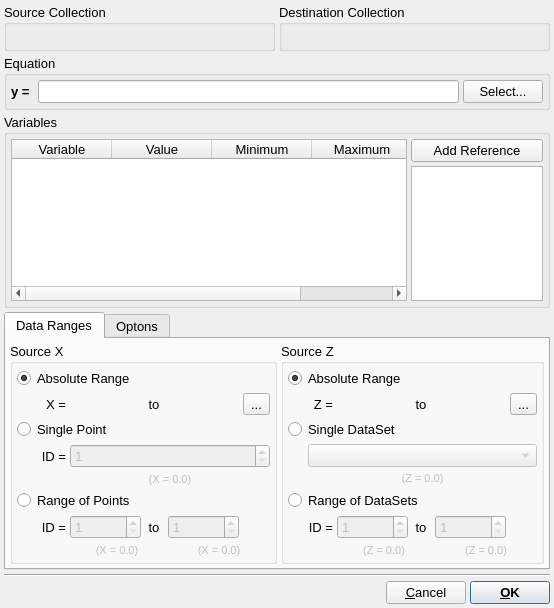
<?xml version="1.0" encoding="UTF-8"?>
<ui version="4.0">
 <class>FitSetupDialog</class>
 <widget class="QDialog" name="FitSetupDialog">
  <property name="geometry">
   <rect>
    <x>0</x>
    <y>0</y>
    <width>524</width>
    <height>608</height>
   </rect>
  </property>
  <property name="font">
   <font>
    <pointsize>10</pointsize>
   </font>
  </property>
  <property name="windowTitle">
   <string>Fit Setup</string>
  </property>
  <property name="windowIcon">
   <iconset resource="icons.qrc">
    <normaloff>:/uchroma/icons/windows_fit.svg</normaloff>:/uchroma/icons/windows_fit.svg</iconset>
  </property>
  <layout class="QVBoxLayout" name="verticalLayout_7">
   <property name="spacing">
    <number>4</number>
   </property>
   <property name="margin">
    <number>4</number>
   </property>
   <item>
    <layout class="QHBoxLayout" name="horizontalLayout_7">
     <item>
      <widget class="QGroupBox" name="SourceGroup">
       <property name="sizePolicy">
        <sizepolicy hsizetype="Expanding" vsizetype="Preferred">
         <horstretch>0</horstretch>
         <verstretch>0</verstretch>
        </sizepolicy>
       </property>
       <property name="title">
        <string>Source Collection</string>
       </property>
       <layout class="QHBoxLayout" name="horizontalLayout_3">
        <property name="spacing">
         <number>4</number>
        </property>
        <property name="margin">
         <number>4</number>
        </property>
        <item>
         <widget class="QLabel" name="SourceCollectionLabel">
          <property name="enabled">
           <bool>false</bool>
          </property>
          <property name="text">
           <string>&lt;None&gt;</string>
          </property>
         </widget>
        </item>
       </layout>
      </widget>
     </item>
     <item>
      <widget class="QGroupBox" name="DestinationGroup">
       <property name="sizePolicy">
        <sizepolicy hsizetype="Expanding" vsizetype="Preferred">
         <horstretch>0</horstretch>
         <verstretch>0</verstretch>
        </sizepolicy>
       </property>
       <property name="title">
        <string>Destination Collection</string>
       </property>
       <layout class="QHBoxLayout" name="horizontalLayout_6">
        <property name="spacing">
         <number>4</number>
        </property>
        <property name="margin">
         <number>4</number>
        </property>
        <item>
         <widget class="QLabel" name="DestinationCollectionLabel">
          <property name="enabled">
           <bool>false</bool>
          </property>
          <property name="text">
           <string>&lt;None&gt;</string>
          </property>
         </widget>
        </item>
       </layout>
      </widget>
     </item>
    </layout>
   </item>
   <item>
    <widget class="QGroupBox" name="EquationGroup">
     <property name="sizePolicy">
      <sizepolicy hsizetype="Expanding" vsizetype="Minimum">
       <horstretch>0</horstretch>
       <verstretch>0</verstretch>
      </sizepolicy>
     </property>
     <property name="title">
      <string>Equation</string>
     </property>
     <layout class="QVBoxLayout" name="verticalLayout_13">
      <property name="spacing">
       <number>4</number>
      </property>
      <property name="margin">
       <number>4</number>
      </property>
      <item>
       <layout class="QHBoxLayout" name="horizontalLayout_15">
        <item>
         <widget class="QLabel" name="label2">
          <property name="sizePolicy">
           <sizepolicy hsizetype="Minimum" vsizetype="Preferred">
            <horstretch>0</horstretch>
            <verstretch>0</verstretch>
           </sizepolicy>
          </property>
          <property name="font">
           <font>
            <weight>75</weight>
            <bold>true</bold>
           </font>
          </property>
          <property name="text">
           <string>y = </string>
          </property>
         </widget>
        </item>
        <item>
         <widget class="QLineEdit" name="EquationEdit">
          <property name="sizePolicy">
           <sizepolicy hsizetype="Expanding" vsizetype="Fixed">
            <horstretch>1</horstretch>
            <verstretch>0</verstretch>
           </sizepolicy>
          </property>
         </widget>
        </item>
        <item>
         <widget class="QPushButton" name="SelectEquationButton">
          <property name="enabled">
           <bool>true</bool>
          </property>
          <property name="sizePolicy">
           <sizepolicy hsizetype="Expanding" vsizetype="Fixed">
            <horstretch>0</horstretch>
            <verstretch>0</verstretch>
           </sizepolicy>
          </property>
          <property name="maximumSize">
           <size>
            <width>128</width>
            <height>31</height>
           </size>
          </property>
          <property name="cursor">
           <cursorShape>ArrowCursor</cursorShape>
          </property>
          <property name="toolTip">
           <string>Add surface slices from XY datafiles</string>
          </property>
          <property name="text">
           <string>Select...</string>
          </property>
         </widget>
        </item>
       </layout>
      </item>
     </layout>
    </widget>
   </item>
   <item>
    <widget class="QGroupBox" name="VariablesGroup">
     <property name="sizePolicy">
      <sizepolicy hsizetype="Expanding" vsizetype="Expanding">
       <horstretch>1</horstretch>
       <verstretch>0</verstretch>
      </sizepolicy>
     </property>
     <property name="title">
      <string>Variables</string>
     </property>
     <layout class="QHBoxLayout" name="horizontalLayout_8">
      <property name="spacing">
       <number>4</number>
      </property>
      <property name="margin">
       <number>4</number>
      </property>
      <item>
       <widget class="QTableWidget" name="VariablesTable">
        <property name="sizePolicy">
         <sizepolicy hsizetype="Expanding" vsizetype="Expanding">
          <horstretch>3</horstretch>
          <verstretch>0</verstretch>
         </sizepolicy>
        </property>
        <column>
         <property name="text">
          <string>Variable</string>
         </property>
        </column>
        <column>
         <property name="text">
          <string>Value</string>
         </property>
        </column>
        <column>
         <property name="text">
          <string>Minimum</string>
         </property>
        </column>
        <column>
         <property name="text">
          <string>Maximum</string>
         </property>
        </column>
       </widget>
      </item>
      <item>
       <widget class="QWidget" name="widget" native="true">
        <property name="sizePolicy">
         <sizepolicy hsizetype="Expanding" vsizetype="Expanding">
          <horstretch>1</horstretch>
          <verstretch>0</verstretch>
         </sizepolicy>
        </property>
        <layout class="QVBoxLayout" name="verticalLayout_6">
         <property name="spacing">
          <number>4</number>
         </property>
         <property name="margin">
          <number>0</number>
         </property>
         <item>
          <widget class="QPushButton" name="VariableAddReferenceButton">
           <property name="sizePolicy">
            <sizepolicy hsizetype="Expanding" vsizetype="Fixed">
             <horstretch>1</horstretch>
             <verstretch>0</verstretch>
            </sizepolicy>
           </property>
           <property name="text">
            <string>Add Reference</string>
           </property>
          </widget>
         </item>
         <item>
          <widget class="QListWidget" name="VariableReferenceList">
           <property name="sizePolicy">
            <sizepolicy hsizetype="Expanding" vsizetype="Expanding">
             <horstretch>1</horstretch>
             <verstretch>0</verstretch>
            </sizepolicy>
           </property>
          </widget>
         </item>
        </layout>
       </widget>
      </item>
     </layout>
    </widget>
   </item>
   <item>
    <widget class="QTabWidget" name="MainTabs">
     <property name="currentIndex">
      <number>0</number>
     </property>
     <widget class="QWidget" name="DataRangesTab">
      <attribute name="title">
       <string>Data Ranges</string>
      </attribute>
      <layout class="QHBoxLayout" name="horizontalLayout_4">
       <property name="spacing">
        <number>4</number>
       </property>
       <property name="margin">
        <number>4</number>
       </property>
       <item>
        <widget class="QGroupBox" name="XGroup">
         <property name="title">
          <string>Source X</string>
         </property>
         <layout class="QVBoxLayout" name="verticalLayout_2">
          <property name="spacing">
           <number>4</number>
          </property>
          <property name="margin">
           <number>4</number>
          </property>
          <item>
           <layout class="QGridLayout" name="gridLayout_9">
            <item row="7" column="4" colspan="2">
             <widget class="QLabel" name="XPointMinLabel">
              <property name="enabled">
               <bool>false</bool>
              </property>
              <property name="font">
               <font>
                <pointsize>8</pointsize>
               </font>
              </property>
              <property name="text">
               <string>(X = 0.0)</string>
              </property>
              <property name="alignment">
               <set>Qt::AlignCenter</set>
              </property>
             </widget>
            </item>
            <item row="6" column="6">
             <widget class="QSpinBox" name="XPointMaxSpin">
              <property name="enabled">
               <bool>false</bool>
              </property>
              <property name="sizePolicy">
               <sizepolicy hsizetype="Expanding" vsizetype="Fixed">
                <horstretch>0</horstretch>
                <verstretch>0</verstretch>
               </sizepolicy>
              </property>
              <property name="minimum">
               <number>1</number>
              </property>
              <property name="maximum">
               <number>1000000</number>
              </property>
             </widget>
            </item>
            <item row="1" column="6">
             <widget class="TExponentialSpin" name="XAbsoluteMaxSpin" native="true">
              <property name="sizePolicy">
               <sizepolicy hsizetype="Expanding" vsizetype="Preferred">
                <horstretch>0</horstretch>
                <verstretch>0</verstretch>
               </sizepolicy>
              </property>
             </widget>
            </item>
            <item row="5" column="1" colspan="7">
             <widget class="QRadioButton" name="XSourcePointRangeRadio">
              <property name="text">
               <string>Range of Points</string>
              </property>
             </widget>
            </item>
            <item row="1" column="3">
             <widget class="QLabel" name="label_31">
              <property name="text">
               <string>X =</string>
              </property>
              <property name="alignment">
               <set>Qt::AlignRight|Qt::AlignTrailing|Qt::AlignVCenter</set>
              </property>
             </widget>
            </item>
            <item row="1" column="5">
             <widget class="QLabel" name="label9_4">
              <property name="sizePolicy">
               <sizepolicy hsizetype="Minimum" vsizetype="Preferred">
                <horstretch>0</horstretch>
                <verstretch>0</verstretch>
               </sizepolicy>
              </property>
              <property name="text">
               <string> to </string>
              </property>
             </widget>
            </item>
            <item row="6" column="3">
             <widget class="QLabel" name="label_35">
              <property name="text">
               <string>ID =</string>
              </property>
              <property name="alignment">
               <set>Qt::AlignRight|Qt::AlignTrailing|Qt::AlignVCenter</set>
              </property>
             </widget>
            </item>
            <item row="6" column="5">
             <widget class="QLabel" name="label9_3">
              <property name="sizePolicy">
               <sizepolicy hsizetype="Minimum" vsizetype="Preferred">
                <horstretch>0</horstretch>
                <verstretch>0</verstretch>
               </sizepolicy>
              </property>
              <property name="text">
               <string> to </string>
              </property>
             </widget>
            </item>
            <item row="1" column="4">
             <widget class="TExponentialSpin" name="XAbsoluteMinSpin" native="true">
              <property name="sizePolicy">
               <sizepolicy hsizetype="Expanding" vsizetype="Preferred">
                <horstretch>0</horstretch>
                <verstretch>0</verstretch>
               </sizepolicy>
              </property>
             </widget>
            </item>
            <item row="1" column="7">
             <widget class="QToolButton" name="XAbsoluteSelectButton">
              <property name="maximumSize">
               <size>
                <width>28</width>
                <height>28</height>
               </size>
              </property>
              <property name="text">
               <string>...</string>
              </property>
              <property name="icon">
               <iconset resource="icons.qrc">
                <normaloff>:/uchroma/icons/info_interaction.svg</normaloff>:/uchroma/icons/info_interaction.svg</iconset>
              </property>
              <property name="iconSize">
               <size>
                <width>20</width>
                <height>20</height>
               </size>
              </property>
             </widget>
            </item>
            <item row="3" column="4" colspan="4">
             <widget class="QSpinBox" name="XPointSingleSpin">
              <property name="enabled">
               <bool>false</bool>
              </property>
              <property name="sizePolicy">
               <sizepolicy hsizetype="Expanding" vsizetype="Fixed">
                <horstretch>0</horstretch>
                <verstretch>0</verstretch>
               </sizepolicy>
              </property>
              <property name="minimum">
               <number>1</number>
              </property>
              <property name="maximum">
               <number>100000</number>
              </property>
             </widget>
            </item>
            <item row="4" column="4" colspan="4">
             <widget class="QLabel" name="XPointSingleLabel">
              <property name="enabled">
               <bool>false</bool>
              </property>
              <property name="font">
               <font>
                <pointsize>8</pointsize>
               </font>
              </property>
              <property name="text">
               <string>(X = 0.0)</string>
              </property>
              <property name="alignment">
               <set>Qt::AlignCenter</set>
              </property>
             </widget>
            </item>
            <item row="1" column="2">
             <spacer name="horizontalSpacer_4">
              <property name="orientation">
               <enum>Qt::Horizontal</enum>
              </property>
              <property name="sizeType">
               <enum>QSizePolicy::Fixed</enum>
              </property>
              <property name="sizeHint" stdset="0">
               <size>
                <width>16</width>
                <height>20</height>
               </size>
              </property>
             </spacer>
            </item>
            <item row="6" column="4">
             <widget class="QSpinBox" name="XPointMinSpin">
              <property name="enabled">
               <bool>false</bool>
              </property>
              <property name="sizePolicy">
               <sizepolicy hsizetype="Expanding" vsizetype="Fixed">
                <horstretch>0</horstretch>
                <verstretch>0</verstretch>
               </sizepolicy>
              </property>
              <property name="minimum">
               <number>1</number>
              </property>
              <property name="maximum">
               <number>100000</number>
              </property>
             </widget>
            </item>
            <item row="0" column="1" colspan="7">
             <widget class="QRadioButton" name="XSourceAbsoluteRadio">
              <property name="text">
               <string>Absolute Range</string>
              </property>
              <property name="checked">
               <bool>true</bool>
              </property>
             </widget>
            </item>
            <item row="2" column="1" colspan="7">
             <widget class="QRadioButton" name="XSourceSinglePointRadio">
              <property name="text">
               <string>Single Point</string>
              </property>
             </widget>
            </item>
            <item row="3" column="3">
             <widget class="QLabel" name="label_36">
              <property name="text">
               <string>ID =</string>
              </property>
              <property name="alignment">
               <set>Qt::AlignRight|Qt::AlignTrailing|Qt::AlignVCenter</set>
              </property>
             </widget>
            </item>
            <item row="7" column="6" colspan="2">
             <widget class="QLabel" name="XPointMaxLabel">
              <property name="enabled">
               <bool>false</bool>
              </property>
              <property name="font">
               <font>
                <pointsize>8</pointsize>
               </font>
              </property>
              <property name="text">
               <string>(X = 0.0)</string>
              </property>
              <property name="alignment">
               <set>Qt::AlignCenter</set>
              </property>
             </widget>
            </item>
           </layout>
          </item>
         </layout>
        </widget>
       </item>
       <item>
        <widget class="QGroupBox" name="ZGroup">
         <property name="title">
          <string>Source Z</string>
         </property>
         <layout class="QVBoxLayout" name="verticalLayout_3">
          <property name="spacing">
           <number>4</number>
          </property>
          <property name="margin">
           <number>4</number>
          </property>
          <item>
           <layout class="QGridLayout" name="gridLayout_8">
            <item row="1" column="1">
             <widget class="QLabel" name="label_30">
              <property name="text">
               <string>Z =</string>
              </property>
              <property name="alignment">
               <set>Qt::AlignRight|Qt::AlignTrailing|Qt::AlignVCenter</set>
              </property>
             </widget>
            </item>
            <item row="2" column="0" colspan="6">
             <widget class="QRadioButton" name="ZSourceSingleDataSetRadio">
              <property name="text">
               <string>Single DataSet</string>
              </property>
             </widget>
            </item>
            <item row="6" column="2">
             <widget class="QSpinBox" name="ZDataSetMinSpin">
              <property name="enabled">
               <bool>false</bool>
              </property>
              <property name="sizePolicy">
               <sizepolicy hsizetype="Expanding" vsizetype="Fixed">
                <horstretch>0</horstretch>
                <verstretch>0</verstretch>
               </sizepolicy>
              </property>
              <property name="minimum">
               <number>1</number>
              </property>
              <property name="maximum">
               <number>100000</number>
              </property>
             </widget>
            </item>
            <item row="6" column="3">
             <widget class="QLabel" name="label9_2">
              <property name="sizePolicy">
               <sizepolicy hsizetype="Minimum" vsizetype="Preferred">
                <horstretch>0</horstretch>
                <verstretch>0</verstretch>
               </sizepolicy>
              </property>
              <property name="text">
               <string> to </string>
              </property>
             </widget>
            </item>
            <item row="1" column="4">
             <widget class="TExponentialSpin" name="ZAbsoluteMaxSpin" native="true">
              <property name="sizePolicy">
               <sizepolicy hsizetype="Expanding" vsizetype="Preferred">
                <horstretch>0</horstretch>
                <verstretch>0</verstretch>
               </sizepolicy>
              </property>
             </widget>
            </item>
            <item row="0" column="0" colspan="6">
             <widget class="QRadioButton" name="ZSourceAbsoluteRadio">
              <property name="text">
               <string>Absolute Range</string>
              </property>
              <property name="checked">
               <bool>true</bool>
              </property>
             </widget>
            </item>
            <item row="1" column="2">
             <widget class="TExponentialSpin" name="ZAbsoluteMinSpin" native="true">
              <property name="sizePolicy">
               <sizepolicy hsizetype="Expanding" vsizetype="Preferred">
                <horstretch>0</horstretch>
                <verstretch>0</verstretch>
               </sizepolicy>
              </property>
             </widget>
            </item>
            <item row="6" column="1">
             <widget class="QLabel" name="label_34">
              <property name="text">
               <string>ID =</string>
              </property>
              <property name="alignment">
               <set>Qt::AlignRight|Qt::AlignTrailing|Qt::AlignVCenter</set>
              </property>
             </widget>
            </item>
            <item row="1" column="3">
             <widget class="QLabel" name="label9">
              <property name="sizePolicy">
               <sizepolicy hsizetype="Minimum" vsizetype="Preferred">
                <horstretch>0</horstretch>
                <verstretch>0</verstretch>
               </sizepolicy>
              </property>
              <property name="text">
               <string> to </string>
              </property>
             </widget>
            </item>
            <item row="1" column="0">
             <spacer name="horizontalSpacer_5">
              <property name="orientation">
               <enum>Qt::Horizontal</enum>
              </property>
              <property name="sizeType">
               <enum>QSizePolicy::Fixed</enum>
              </property>
              <property name="sizeHint" stdset="0">
               <size>
                <width>16</width>
                <height>20</height>
               </size>
              </property>
             </spacer>
            </item>
            <item row="4" column="1" colspan="5">
             <widget class="QLabel" name="ZDataSetSingleLabel">
              <property name="enabled">
               <bool>false</bool>
              </property>
              <property name="font">
               <font>
                <pointsize>8</pointsize>
               </font>
              </property>
              <property name="text">
               <string>(Z = 0.0)</string>
              </property>
              <property name="alignment">
               <set>Qt::AlignCenter</set>
              </property>
             </widget>
            </item>
            <item row="3" column="1" colspan="5">
             <widget class="QComboBox" name="ZDataSetCombo">
              <property name="enabled">
               <bool>false</bool>
              </property>
             </widget>
            </item>
            <item row="5" column="0" colspan="6">
             <widget class="QRadioButton" name="ZSourceDataSetRangeRadio">
              <property name="text">
               <string>Range of DataSets</string>
              </property>
             </widget>
            </item>
            <item row="1" column="5">
             <widget class="QToolButton" name="ZAbsoluteSelectButton">
              <property name="maximumSize">
               <size>
                <width>28</width>
                <height>28</height>
               </size>
              </property>
              <property name="text">
               <string>...</string>
              </property>
              <property name="icon">
               <iconset resource="icons.qrc">
                <normaloff>:/uchroma/icons/info_interaction.svg</normaloff>:/uchroma/icons/info_interaction.svg</iconset>
              </property>
              <property name="iconSize">
               <size>
                <width>20</width>
                <height>20</height>
               </size>
              </property>
             </widget>
            </item>
            <item row="6" column="4">
             <widget class="QSpinBox" name="ZDataSetMaxSpin">
              <property name="enabled">
               <bool>false</bool>
              </property>
              <property name="sizePolicy">
               <sizepolicy hsizetype="Expanding" vsizetype="Fixed">
                <horstretch>0</horstretch>
                <verstretch>0</verstretch>
               </sizepolicy>
              </property>
              <property name="minimum">
               <number>1</number>
              </property>
              <property name="maximum">
               <number>1000000</number>
              </property>
             </widget>
            </item>
            <item row="7" column="2" colspan="2">
             <widget class="QLabel" name="ZDataSetMinLabel">
              <property name="enabled">
               <bool>false</bool>
              </property>
              <property name="font">
               <font>
                <pointsize>8</pointsize>
               </font>
              </property>
              <property name="text">
               <string>(Z = 0.0)</string>
              </property>
              <property name="alignment">
               <set>Qt::AlignCenter</set>
              </property>
             </widget>
            </item>
            <item row="7" column="4" colspan="2">
             <widget class="QLabel" name="ZDataSetMaxLabel">
              <property name="enabled">
               <bool>false</bool>
              </property>
              <property name="font">
               <font>
                <pointsize>8</pointsize>
               </font>
              </property>
              <property name="text">
               <string>(Z = 0.0)</string>
              </property>
              <property name="alignment">
               <set>Qt::AlignCenter</set>
              </property>
             </widget>
            </item>
           </layout>
          </item>
         </layout>
        </widget>
       </item>
      </layout>
     </widget>
     <widget class="QWidget" name="OptionsTab">
      <attribute name="title">
       <string>Optons</string>
      </attribute>
      <layout class="QVBoxLayout" name="verticalLayout_5">
       <property name="spacing">
        <number>4</number>
       </property>
       <property name="margin">
        <number>4</number>
       </property>
       <item>
        <layout class="QHBoxLayout" name="horizontalLayout_5">
         <property name="spacing">
          <number>4</number>
         </property>
         <item>
          <widget class="QGroupBox" name="SourceDataGroup">
           <property name="title">
            <string>Source Data</string>
           </property>
           <layout class="QVBoxLayout" name="verticalLayout">
            <property name="spacing">
             <number>4</number>
            </property>
            <property name="margin">
             <number>4</number>
            </property>
            <item>
             <layout class="QGridLayout" name="gridLayout">
              <item row="0" column="0">
               <widget class="QRadioButton" name="DataNormalFitRadio">
                <property name="sizePolicy">
                 <sizepolicy hsizetype="Expanding" vsizetype="Fixed">
                  <horstretch>0</horstretch>
                  <verstretch>0</verstretch>
                 </sizepolicy>
                </property>
                <property name="text">
                 <string>Normal fitting (y = f(x) at each z)</string>
                </property>
                <property name="checked">
                 <bool>true</bool>
                </property>
               </widget>
              </item>
              <item row="1" column="0">
               <widget class="QRadioButton" name="DataOrthogonalFitRadio">
                <property name="enabled">
                 <bool>true</bool>
                </property>
                <property name="sizePolicy">
                 <sizepolicy hsizetype="Expanding" vsizetype="Fixed">
                  <horstretch>0</horstretch>
                  <verstretch>0</verstretch>
                 </sizepolicy>
                </property>
                <property name="text">
                 <string>Orthogonal fitting (y = f(z) at each x)</string>
                </property>
               </widget>
              </item>
              <item row="2" column="0">
               <widget class="QCheckBox" name="DataGlobalFitCheck">
                <property name="toolTip">
                 <string>If enabled, all data in the source slices are fit simultaneously, giving best fit of the equation over all slices</string>
                </property>
                <property name="text">
                 <string>Fit all slices simultaneously</string>
                </property>
               </widget>
              </item>
             </layout>
            </item>
            <item>
             <spacer name="verticalSpacer_3">
              <property name="orientation">
               <enum>Qt::Vertical</enum>
              </property>
              <property name="sizeHint" stdset="0">
               <size>
                <width>20</width>
                <height>40</height>
               </size>
              </property>
             </spacer>
            </item>
           </layout>
          </widget>
         </item>
         <item>
          <widget class="QGroupBox" name="MinimisationGroup">
           <property name="title">
            <string>Minimisation</string>
           </property>
           <layout class="QVBoxLayout" name="verticalLayout_4">
            <item>
             <layout class="QGridLayout" name="gridLayout_2">
              <item row="1" column="0">
               <widget class="QLabel" name="label_19">
                <property name="text">
                 <string>Tolerance</string>
                </property>
               </widget>
              </item>
              <item row="0" column="1">
               <widget class="QComboBox" name="MinimisationMethodCombo">
                <property name="sizePolicy">
                 <sizepolicy hsizetype="Expanding" vsizetype="Fixed">
                  <horstretch>0</horstretch>
                  <verstretch>0</verstretch>
                 </sizepolicy>
                </property>
               </widget>
              </item>
              <item row="0" column="0">
               <widget class="QLabel" name="label">
                <property name="sizePolicy">
                 <sizepolicy hsizetype="Minimum" vsizetype="Preferred">
                  <horstretch>0</horstretch>
                  <verstretch>0</verstretch>
                 </sizepolicy>
                </property>
                <property name="text">
                 <string>Method</string>
                </property>
               </widget>
              </item>
              <item row="1" column="1">
               <widget class="TExponentialSpin" name="MinimisationToleranceSpin" native="true">
                <property name="minimumSize">
                 <size>
                  <width>90</width>
                  <height>0</height>
                 </size>
                </property>
               </widget>
              </item>
              <item row="2" column="0">
               <widget class="QLabel" name="label0">
                <property name="text">
                 <string>Max Steps</string>
                </property>
               </widget>
              </item>
              <item row="2" column="1">
               <widget class="QSpinBox" name="MinimisationMaxStepsSpin">
                <property name="minimum">
                 <number>1</number>
                </property>
                <property name="maximum">
                 <number>10000</number>
                </property>
                <property name="singleStep">
                 <number>10</number>
                </property>
                <property name="value">
                 <number>100</number>
                </property>
               </widget>
              </item>
              <item row="3" column="0">
               <widget class="QLabel" name="label_33">
                <property name="text">
                 <string>Limit Strength</string>
                </property>
               </widget>
              </item>
              <item row="3" column="1">
               <widget class="TExponentialSpin" name="MinimisationLimitStrengthSpin" native="true">
                <property name="sizePolicy">
                 <sizepolicy hsizetype="Expanding" vsizetype="Preferred">
                  <horstretch>0</horstretch>
                  <verstretch>0</verstretch>
                 </sizepolicy>
                </property>
                <property name="minimumSize">
                 <size>
                  <width>90</width>
                  <height>0</height>
                 </size>
                </property>
                <property name="toolTip">
                 <string>Strength with which to enforce minimum / maximum parameter limits</string>
                </property>
               </widget>
              </item>
              <item row="4" column="0">
               <spacer name="verticalSpacer">
                <property name="orientation">
                 <enum>Qt::Vertical</enum>
                </property>
                <property name="sizeHint" stdset="0">
                 <size>
                  <width>20</width>
                  <height>40</height>
                 </size>
                </property>
               </spacer>
              </item>
             </layout>
            </item>
           </layout>
          </widget>
         </item>
        </layout>
       </item>
      </layout>
     </widget>
    </widget>
   </item>
   <item>
    <widget class="Line" name="line">
     <property name="orientation">
      <enum>Qt::Horizontal</enum>
     </property>
    </widget>
   </item>
   <item>
    <layout class="QHBoxLayout" name="horizontalLayout_2">
     <item>
      <spacer name="horizontalSpacer">
       <property name="orientation">
        <enum>Qt::Horizontal</enum>
       </property>
       <property name="sizeHint" stdset="0">
        <size>
         <width>40</width>
         <height>20</height>
        </size>
       </property>
      </spacer>
     </item>
     <item>
      <widget class="QPushButton" name="CancelButton">
       <property name="text">
        <string>&amp;Cancel</string>
       </property>
       <property name="default">
        <bool>false</bool>
       </property>
      </widget>
     </item>
     <item>
      <widget class="QPushButton" name="OKButton">
       <property name="font">
        <font>
         <weight>75</weight>
         <bold>true</bold>
        </font>
       </property>
       <property name="text">
        <string>&amp;OK</string>
       </property>
       <property name="default">
        <bool>true</bool>
       </property>
      </widget>
     </item>
    </layout>
   </item>
  </layout>
 </widget>
 <customwidgets>
  <customwidget>
   <class>TExponentialSpin</class>
   <extends>QWidget</extends>
   <header>gui/texponentialspin.uih</header>
   <container>1</container>
  </customwidget>
 </customwidgets>
 <resources>
  <include location="icons.qrc"/>
 </resources>
 <connections/>
</ui>
